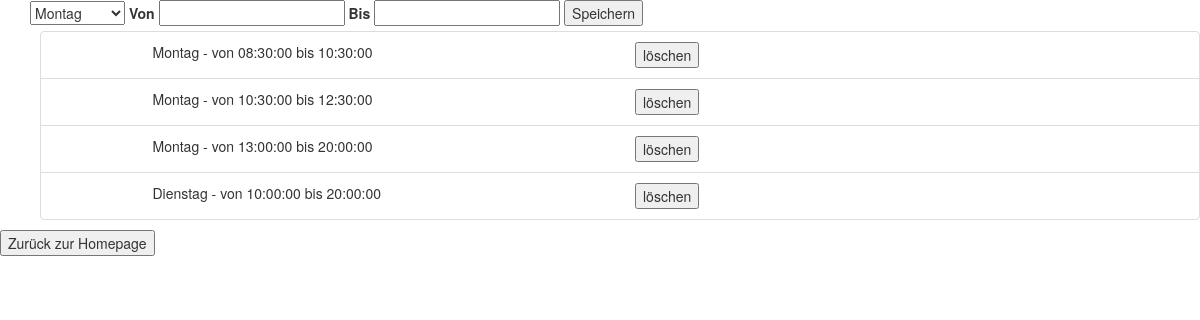
The page /restaurant/openingTime (signed in) on the database its author committed.
### tables this page shows
CREATE TABLE 'openingTimes'('id' INTEGER PRIMARY KEY AUTOINCREMENT,'restaurant_username' TEXT, 'day' TEXT, 'fromTime' Time,'toTime' Time, FOREIGN KEY(restaurant_username) REFERENCES restaurant(username));

### app.py (the view)
@app.route("/restaurant/openingTime")
def openingTime():
    if(not 'username' in session):
        return render_template('restaurant_login.html')
    list = zugreifer.getOpeningTimesForRestaurant(session['username'])
    mondaysList = []
    tuesdayList = []
    wednesdayList = []
    thursdayList = []
    fridayList = []
    saturdayList = []
    sundayList = []
    for openingTime in list:
        if(openingTime.day == 'Montag'):
            mondaysList.append(openingTime)
        if(openingTime.day == 'Dienstag'):
            tuesdayList.append(openingTime)
        if(openingTime.day == 'Mittwoch'):
            wednesdayList.append(openingTime)
        if(openingTime.day == 'Donnerstag'):
            thursdayList.append(openingTime)
        if(openingTime.day == 'Freitag'):
            fridayList.append(openingTime)
        if(openingTime.day == 'Samstag'):
            saturdayList.append(openingTime)
        if(openingTime.day == 'Sonntag'):
            sundayList.append(openingTime)
    return render_template('openingTime.html',
        mondaysList=mondaysList,
        tuesdayList=tuesdayList,
        wednesdayList=wednesdayList,
        thursdayList=thursdayList,
        fridayList=fridayList,
        saturdayList=saturdayList,
        sundayList=sundayList)

### zugreifer.py (called while the page is built)
def getOpeningTimesForRestaurant(username):
    con = sqlite3.connect('Database.db')
    cur = con.cursor()
    result = cur.execute("SELECT * FROM openingTimes WHERE restaurant_username= '" +username + "' ORDER BY fromTime ASC");
    openingTimes = list()
    for x in result:
        openingTimes.append(OpeningTime(x[0], x[1], x[2], x[3], x[4]))
    cur.close()
    con.close()
    print("Found "+str(len(openingTimes)) +" openingtime(s) for restaurant with username: "+ username )
    return openingTimes

### templates/openingTime.html (shortened to what this page needs)
<!DOCTYPE html>
<html lang="en">
<head>
    <link rel="stylesheet" href="https://maxcdn.bootstrapcdn.com/bootstrap/3.4.1/css/bootstrap.min.css">
</head>
<body>
    <div class="container" >
        <form action="/restaurant/openingTime/add" method="post">
            <select type="text" name="day">
                <option value="Montag">Montag</option>
            </select>
            <label for="from">Von
                <input type="text" name="from" required>
            </label>
            <label for="to">Bis
                <input type="text" name="to" required>
            </label>
            <button type="submit">Speichern</button>
        </form>
    </div>
    <div>
        <ul>
            {%for monday in mondaysList%}
            <li class="list-group-item" style="list-style-type: none;">
                <div class="row">
                    <div class="col-sm-1"></div>
                    <div class="col-sm-5">
                        {{ monday.day }} - von {{monday.fromTime}} bis {{monday.toTime}}
                    </div>
                    <div class="col-sm-3">
                        <form action="{{ url_for('delete_day',id =monday.id) }}" method=post >
                            <button type="submit">löschen</button>
                        </form>
                    </div>
            </li>
            {% endfor %}
            {%for tuesday in tuesdayList%}
            <li class="list-group-item" style="list-style-type: none;">
                <div class="row">
                    <div class="col-sm-1"></div>
                    <div class="col-sm-5">
                        {{ tuesday.day }} - von {{tuesday.fromTime}} bis {{tuesday.toTime}}
                    </div>
                    <div class="col-sm-3">
                        <form action="{{ url_for('delete_day',id =tuesday.id) }}" method=post >
                            <button type="submit">löschen</button>
                        </form>
                    </div>
            </li>
            {% endfor %}
        </ul>
        <div class="row-sm-20">
            <form action="/restaurant" method="get">
                <button type="submit">Zurück zur Homepage</button>
            </form>
        </div>
    </div>
</body>
</html>

### rows shown on the page
openingTimes: day "Montag", fromTime "08:30:00", toTime "10:30:00"
openingTimes: day "Montag", fromTime "10:30:00", toTime "12:30:00"
openingTimes: day "Montag", fromTime "13:00:00", toTime "20:00:00"
openingTimes: day "Dienstag", fromTime "10:00:00", toTime "20:00:00"
